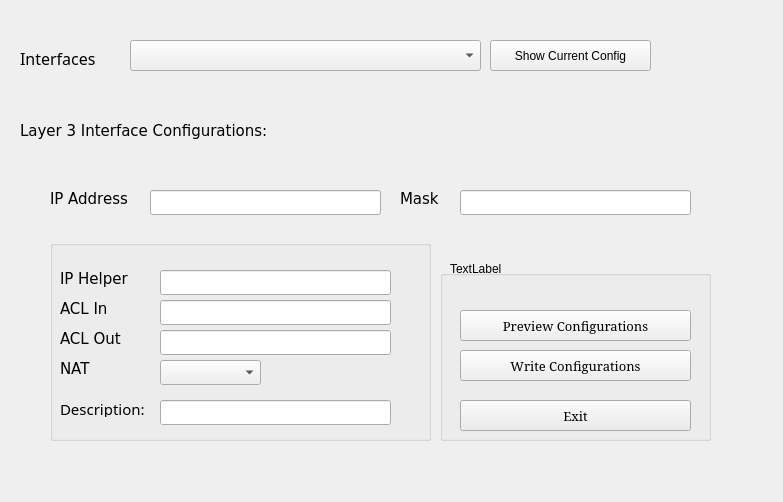
<?xml version="1.0" encoding="UTF-8"?>
<ui version="4.0">
 <class>Form</class>
 <widget class="QWidget" name="Form">
  <property name="geometry">
   <rect>
    <x>0</x>
    <y>0</y>
    <width>783</width>
    <height>502</height>
   </rect>
  </property>
  <property name="windowTitle">
   <string>Form</string>
  </property>
  <widget class="QLineEdit" name="edit_ip_address">
   <property name="geometry">
    <rect>
     <x>150</x>
     <y>190</y>
     <width>231</width>
     <height>25</height>
    </rect>
   </property>
  </widget>
  <widget class="QPushButton" name="btn_close">
   <property name="geometry">
    <rect>
     <x>460</x>
     <y>400</y>
     <width>231</width>
     <height>31</height>
    </rect>
   </property>
   <property name="font">
    <font>
     <family>Serif</family>
     <pointsize>10</pointsize>
    </font>
   </property>
   <property name="statusTip">
    <string>View config, nothing is saved yet!</string>
   </property>
   <property name="text">
    <string>Exit</string>
   </property>
  </widget>
  <widget class="QGroupBox" name="groupBox_2">
   <property name="geometry">
    <rect>
     <x>50</x>
     <y>240</y>
     <width>381</width>
     <height>201</height>
    </rect>
   </property>
   <property name="font">
    <font>
     <family>Verdana</family>
    </font>
   </property>
   <property name="title">
    <string/>
   </property>
  </widget>
  <widget class="QLineEdit" name="edit_ip_helper">
   <property name="geometry">
    <rect>
     <x>160</x>
     <y>270</y>
     <width>231</width>
     <height>25</height>
    </rect>
   </property>
  </widget>
  <widget class="QLabel" name="lbl_config_status">
   <property name="geometry">
    <rect>
     <x>450</x>
     <y>260</y>
     <width>221</width>
     <height>17</height>
    </rect>
   </property>
   <property name="text">
    <string>TextLabel</string>
   </property>
  </widget>
  <widget class="QLabel" name="label_10">
   <property name="geometry">
    <rect>
     <x>60</x>
     <y>270</y>
     <width>91</width>
     <height>17</height>
    </rect>
   </property>
   <property name="font">
    <font>
     <family>Verdana</family>
     <pointsize>11</pointsize>
    </font>
   </property>
   <property name="text">
    <string>IP Helper</string>
   </property>
  </widget>
  <widget class="QLabel" name="label_13">
   <property name="geometry">
    <rect>
     <x>60</x>
     <y>360</y>
     <width>41</width>
     <height>17</height>
    </rect>
   </property>
   <property name="font">
    <font>
     <family>Verdana</family>
     <pointsize>11</pointsize>
    </font>
   </property>
   <property name="text">
    <string>NAT</string>
   </property>
  </widget>
  <widget class="QLabel" name="label_8">
   <property name="geometry">
    <rect>
     <x>400</x>
     <y>190</y>
     <width>51</width>
     <height>17</height>
    </rect>
   </property>
   <property name="font">
    <font>
     <family>Verdana</family>
     <pointsize>11</pointsize>
    </font>
   </property>
   <property name="text">
    <string>Mask</string>
   </property>
  </widget>
  <widget class="QLineEdit" name="edit_l3_desc">
   <property name="geometry">
    <rect>
     <x>160</x>
     <y>400</y>
     <width>231</width>
     <height>25</height>
    </rect>
   </property>
  </widget>
  <widget class="QGroupBox" name="groupBox_3">
   <property name="geometry">
    <rect>
     <x>440</x>
     <y>270</y>
     <width>271</width>
     <height>171</height>
    </rect>
   </property>
   <property name="title">
    <string/>
   </property>
  </widget>
  <widget class="QLabel" name="label_12">
   <property name="geometry">
    <rect>
     <x>60</x>
     <y>330</y>
     <width>91</width>
     <height>17</height>
    </rect>
   </property>
   <property name="font">
    <font>
     <family>Verdana</family>
     <pointsize>11</pointsize>
    </font>
   </property>
   <property name="text">
    <string>ACL Out</string>
   </property>
  </widget>
  <widget class="QLabel" name="label_9">
   <property name="geometry">
    <rect>
     <x>60</x>
     <y>400</y>
     <width>91</width>
     <height>17</height>
    </rect>
   </property>
   <property name="font">
    <font>
     <family>Sans Serif</family>
     <pointsize>11</pointsize>
    </font>
   </property>
   <property name="text">
    <string>Description:</string>
   </property>
  </widget>
  <widget class="QLabel" name="label_14">
   <property name="geometry">
    <rect>
     <x>20</x>
     <y>120</y>
     <width>261</width>
     <height>21</height>
    </rect>
   </property>
   <property name="font">
    <font>
     <family>Verdana</family>
     <pointsize>11</pointsize>
    </font>
   </property>
   <property name="text">
    <string>Layer 3 Interface Configurations:</string>
   </property>
  </widget>
  <widget class="QComboBox" name="combo_nat">
   <property name="geometry">
    <rect>
     <x>160</x>
     <y>360</y>
     <width>101</width>
     <height>25</height>
    </rect>
   </property>
  </widget>
  <widget class="QPushButton" name="btn_write_config">
   <property name="geometry">
    <rect>
     <x>460</x>
     <y>350</y>
     <width>231</width>
     <height>31</height>
    </rect>
   </property>
   <property name="font">
    <font>
     <family>Serif</family>
     <pointsize>10</pointsize>
    </font>
   </property>
   <property name="statusTip">
    <string>View config, nothing is saved yet!</string>
   </property>
   <property name="text">
    <string>Write Configurations</string>
   </property>
  </widget>
  <widget class="QLineEdit" name="edit_acl_out">
   <property name="geometry">
    <rect>
     <x>160</x>
     <y>330</y>
     <width>231</width>
     <height>25</height>
    </rect>
   </property>
  </widget>
  <widget class="QLabel" name="label_11">
   <property name="geometry">
    <rect>
     <x>60</x>
     <y>300</y>
     <width>91</width>
     <height>17</height>
    </rect>
   </property>
   <property name="font">
    <font>
     <family>Verdana</family>
     <pointsize>11</pointsize>
    </font>
   </property>
   <property name="text">
    <string>ACL In</string>
   </property>
  </widget>
  <widget class="QLabel" name="label_7">
   <property name="geometry">
    <rect>
     <x>50</x>
     <y>190</y>
     <width>91</width>
     <height>17</height>
    </rect>
   </property>
   <property name="font">
    <font>
     <family>Verdana</family>
     <pointsize>11</pointsize>
    </font>
   </property>
   <property name="text">
    <string>IP Address</string>
   </property>
  </widget>
  <widget class="QPushButton" name="btn_build_config">
   <property name="geometry">
    <rect>
     <x>460</x>
     <y>310</y>
     <width>231</width>
     <height>31</height>
    </rect>
   </property>
   <property name="font">
    <font>
     <family>Serif</family>
     <pointsize>10</pointsize>
    </font>
   </property>
   <property name="statusTip">
    <string>View config, nothing is saved yet!</string>
   </property>
   <property name="text">
    <string>Preview Configurations</string>
   </property>
  </widget>
  <widget class="QLineEdit" name="edit_mask">
   <property name="geometry">
    <rect>
     <x>460</x>
     <y>190</y>
     <width>231</width>
     <height>25</height>
    </rect>
   </property>
  </widget>
  <widget class="QLineEdit" name="edit_acl_in">
   <property name="geometry">
    <rect>
     <x>160</x>
     <y>300</y>
     <width>231</width>
     <height>25</height>
    </rect>
   </property>
  </widget>
  <widget class="QLabel" name="label">
   <property name="geometry">
    <rect>
     <x>20</x>
     <y>50</y>
     <width>91</width>
     <height>17</height>
    </rect>
   </property>
   <property name="font">
    <font>
     <family>Sans Serif</family>
     <pointsize>12</pointsize>
    </font>
   </property>
   <property name="text">
    <string>Interfaces</string>
   </property>
  </widget>
  <widget class="QPushButton" name="btn_current_config">
   <property name="geometry">
    <rect>
     <x>490</x>
     <y>40</y>
     <width>161</width>
     <height>31</height>
    </rect>
   </property>
   <property name="text">
    <string>Show Current Config</string>
   </property>
  </widget>
  <widget class="QComboBox" name="cmb_interfaces">
   <property name="geometry">
    <rect>
     <x>130</x>
     <y>40</y>
     <width>351</width>
     <height>31</height>
    </rect>
   </property>
  </widget>
 </widget>
 <resources/>
 <connections/>
</ui>
